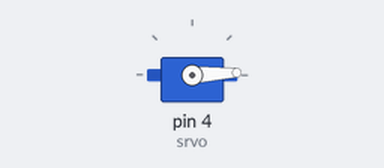
A sketch run on a simulated Arduino Uno, built with avr-gcc and run on an emulated ATmega328P. Shown: servo.

Above: at 0.05 s.
At 1.55 s:
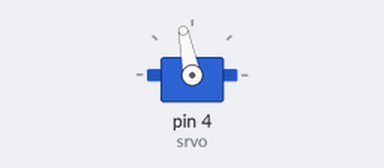
At 3.1 s:
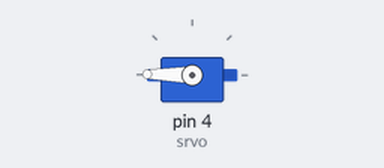
At 6.2 s:
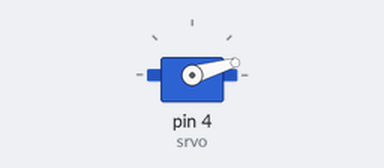
Timing chart, 0 to 9.7 s (numbered marks = the images above):
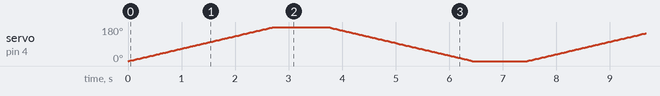

The sketch:

servo.ino.ino
```cpp
#include<Servo.h>
Servo srvo;   //create a srvo object of servo lib
int pos;      //direction


void setup() {
  srvo.attach(4);
  /*connect the arrow wire to GPIO pin
  middle one to +5v and last one to gnd*/
}

void loop() {

  //here we will turn the motor clockwise
  for(pos =0; pos<180; pos++){
    srvo.write(pos);
    delay(15);
  }
  delay(1000);

  //anti-clockwise
  for(pos = 180; pos>=0; pos--){
    srvo.write(pos);
    delay(15);
  }
  delay(1000);

}
```
